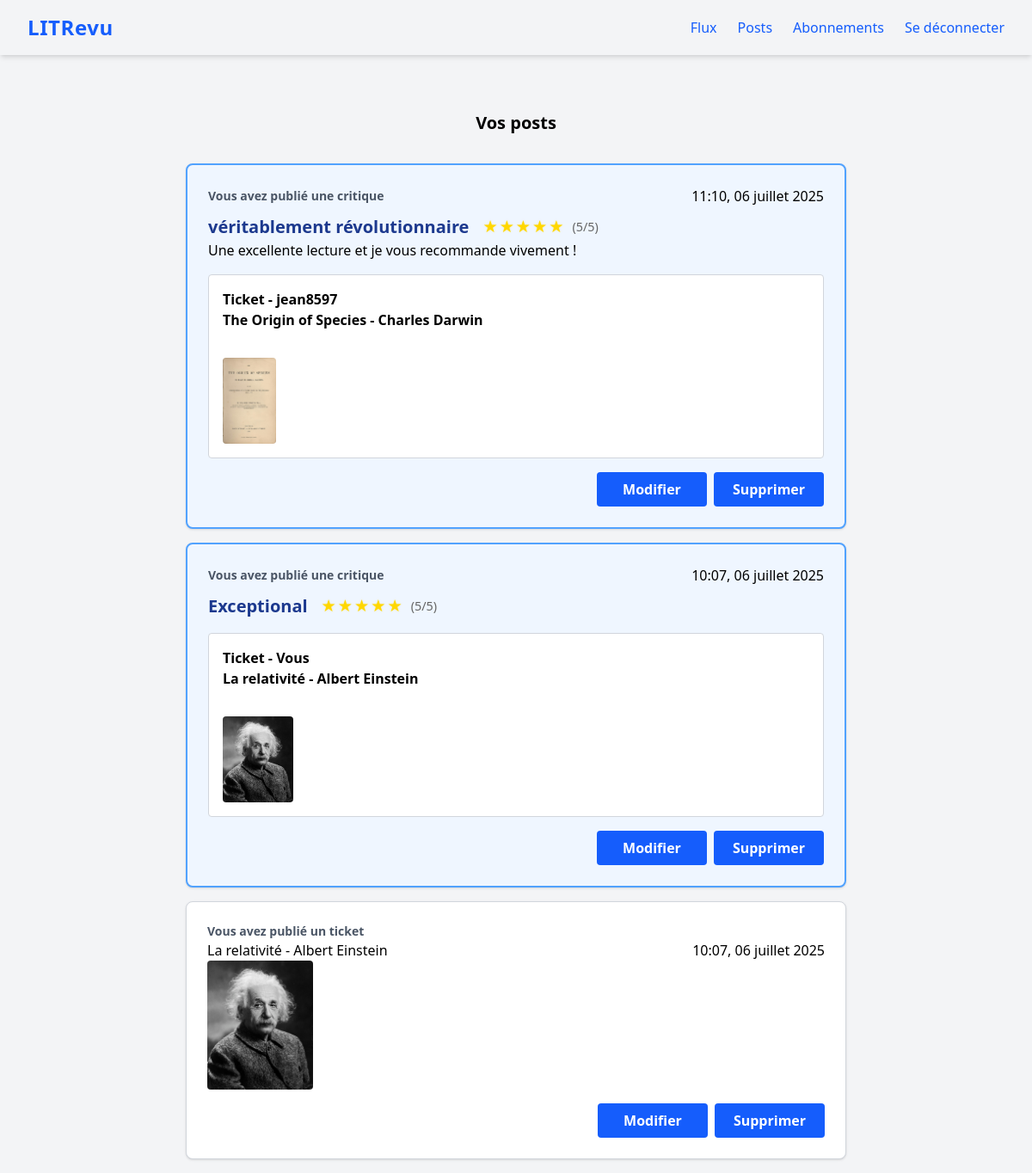
Screenshot of /posts/ (signed in) with the database file from the repository.
### review/models.py (models this page shows, shortened)
class Review(models.Model):
    ticket = models.ForeignKey(
        to=Ticket,
        related_name="reviews",
        on_delete=models.CASCADE
    )
    rating = models.IntegerField(
        validators=[MinValueValidator(0), MaxValueValidator(5)])
    headline = models.CharField(max_length=128)
    body = models.CharField(max_length=8192, blank=True)
    user = models.ForeignKey(
        to=settings.AUTH_USER_MODEL, on_delete=models.CASCADE)
    created = models.DateTimeField(auto_now_add=True)

class Ticket(models.Model):
    title = models.CharField(max_length=128)
    description = models.CharField(max_length=2048, blank=True)
    user = models.ForeignKey(
        to=settings.AUTH_USER_MODEL, on_delete=models.CASCADE)
    image = models.ImageField(blank=True, null=True)
    created = models.DateTimeField(default=timezone.now)

### authentication/models.py (models this page shows)
class User(AbstractUser):
    follows = models.ManyToManyField(
        'self',
        symmetrical=False,
        verbose_name='suit'
    )

### review/views.py (the view)
# urls.py: path('posts/', review.views.posts, name='posts'),
@login_required
def posts(request):
    tickets = models.Ticket.objects.filter(user=request.user).annotate(
        post_type=Value('ticket', output_field=CharField())
    )
    reviews = models.Review.objects.filter(user=request.user).annotate(
        post_type=Value('review', output_field=CharField())
    )
    posts = sorted(
        list(tickets) + list(reviews),
        key=lambda obj: getattr(obj, 'created', None),
        reverse=True
    )
    return render(request, 'review/posts.html', context={'posts': posts}, )

### review/templatetags/review_extras.py (called while the page is built)
@register.inclusion_tag('review/_stars.html')
def display_stars(rating):
    return {'rating': rating}

### review/templates/review/posts.html (shortened to what this page needs)
{% extends 'base.html' %}
{% load review_extras %}
{% load static %}
{% block content %}
    <div class="grid-container">
        <h3 class="text-center my-8">Vos posts</h3>
        {% for post in posts %}
            {% if post.post_type == 'review' %}
                <div class="border-2 border-blue-400 bg-blue-50 rounded-lg shadow p-6 mb-4">
                    <div class="flex justify-between items-center">
                        {% if post.user == user %}
                            <p class="text-sm text-gray-600 font-semibold">Vous avez publié une critique</p>
                        {% else %}
                            <p class="text-sm text-gray-600 font-semibold">{{ post.user }} a publié une critique</p>
                        {% endif %}
                        <p class="text-right mb-0">{{ post.created|date:"H:i, d F Y" }}</p>
                    </div>
                    <div class="flex items-baseline mt-2 gap-4">
                        <h3 class="font-bold text-lg text-blue-900">{{ post.headline }}</h3>
                        <div class="rating-display">
                            {% display_stars post.rating %}
                        </div>
                    </div>
                    <p class="mb-2">{{ post.body }}</p>
                    <div class="border border-gray-300 bg-white rounded p-4 my-4">
                        <span class="font-semibold">Ticket - {% if post.ticket.user == user %}Vous{% else %}{{ post.ticket.user }}{% endif %}</span><br>
                        <span class="font-bold">{{ post.ticket.title }}</span><br>
                        {% if post.ticket.image %}<br>
                            <img src="{{ post.ticket.image.url }}" alt="Image du ticket {{ post.ticket.title }}" class="max-w-[100px] max-h-[100px] rounded mt-2">
                        {% endif %}
                    </div>
                    <div class="button-container-right">
                        <a href="{% url 'edit-review' post.id %}"><button type="button" class="bg-blue-600 text-white px-4 py-2 rounded hover:bg-blue-700 font-semibold transition w-32">Modifier</button></a>
                        <a href="{% url 'delete-review' post.id %}"><button type="button" class="bg-blue-600 text-white px-4 py-2 rounded hover:bg-blue-700 font-semibold transition w-32">Supprimer</button></a>
                    </div>
                </div>
            {% elif post.post_type == 'ticket' %}
                <div class="bg-white rounded-lg shadow p-6 mb-4 border border-gray-300">
                    {% if post.user == user %}
                        <p class="text-sm text-gray-600 font-semibold">Vous avez publié un ticket</p>
                    {% else %}
                        <p class="text-sm text-gray-600 font-semibold">{{ post.user }} a publié un ticket</p>
                    {% endif %}
                    {% include "review/_ticket.html" %}
                    <div class="button-container-right">
                        <a href="{% url 'edit-ticket' post.id %}"><button type="button" class="bg-blue-600 text-white px-4 py-2 rounded hover:bg-blue-700 font-semibold transition w-32">Modifier</button></a>
                        <a href="{% url 'delete-ticket' post.id %}"><button type="button" class="bg-blue-600 text-white px-4 py-2 rounded hover:bg-blue-700 font-semibold transition w-32">Supprimer</button></a>
                    </div>
                </div>
            {% endif %}
        {% endfor %}
    </div>
{% endblock content %}

### review/templates/review/_stars.html
<div class="rating-display">
    {% for i in "12345" %}
        {% if forloop.counter <= rating %}
            <span class="star filled">★</span>
        {% else %}
            <span class="star empty">☆</span>
        {% endif %}
    {% endfor %}
    <span class="rating-text">({{ rating }}/5)</span>
</div>

### review/templates/review/_ticket.html (shortened to what this page needs)
<div class="ticket">
    <div class="flex justify-between items-center">
        <h4 class="mb-0">{{ post.title }}</h4>
        <p class="text-right mb-0">{{ post.created|date:"H:i, d F Y" }}</p>
    </div>
    {% if post.image %}
        <img src="{{ post.image.url }}" alt="Image du ticket {{ post.title }}" class="max-w-[150px] max-h-[150px] rounded mb-2" />
    {% endif %}
</div>

### review/static/review/css/styles.css (style rules this page uses)
.rating-display { display: inline-flex; align-items: center; gap: 2px; }
h3 { font-size: 1.25rem !important; font-weight: 700 !important; }
.button-container-right { display: flex !important; justify-content: flex-end !important; gap: 0.5rem !important; margin-top: 1rem !important; width: 100% !important; }
.button-container-right a { text-decoration: none !important; }
.star { font-size: 1.2em; cursor: default; transition: color 0.2s ease; }
.star.filled, .star.star-filled { color: #ffd700; text-shadow: 0 0 2px rgba(255, 215, 0, 0.5); }
.rating-text { margin-left: 8px; font-size: 0.9em; color: #666; }

### rows the page displays
Review: shows "Vous avez publié une critique", created "11:10, 06 juillet 2025", headline "véritablement révolutionnaire", rating "5", body "Une excellente lecture et je vous recommande vivement !", ticket.user "jean8597", ticket "The Origin of Species - Charles Darwin", ticket.image (picture)
Review: shows "Vous avez publié une critique", created "10:07, 06 juillet 2025", headline "Exceptional", rating "5", ticket "La relativité - Albert Einstein", ticket.image (picture)
Ticket: shows "Vous avez publié un ticket", title "La relativité - Albert Einstein", created "10:07, 06 juillet 2025", image (picture)
